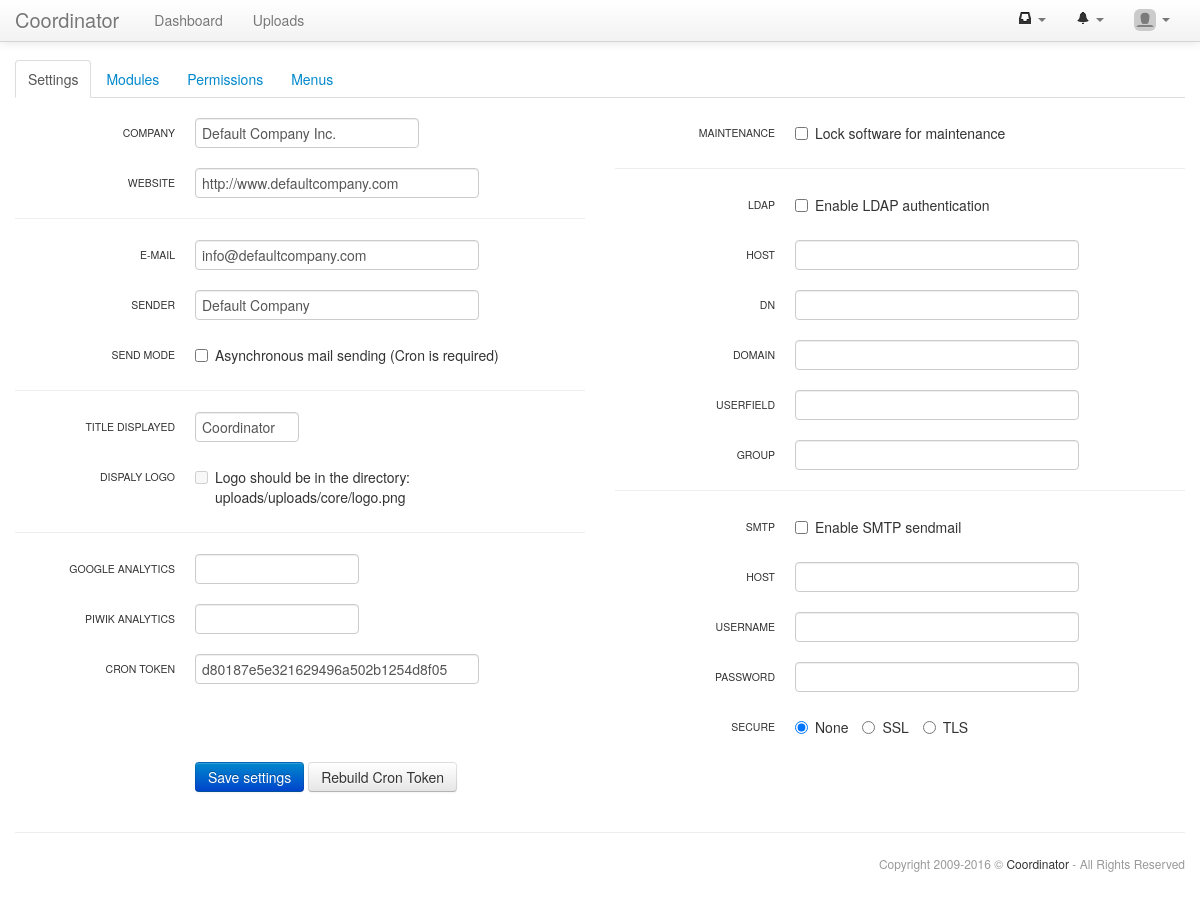
/settings/settings_edit.php?act=reset_cron (signed in), run on the app's committed database.
### tables this page shows
CREATE TABLE IF NOT EXISTS `settings_settings` (
  `code` varchar(255) NOT NULL,
  `value` varchar(255) DEFAULT NULL,
  PRIMARY KEY (`code`)
);

CREATE TABLE IF NOT EXISTS `settings_menus` (
  `id` int(11) NOT NULL AUTO_INCREMENT,
  `idMenu` int(11) NOT NULL DEFAULT '0',
  `menu` varchar(25) NOT NULL,
  `module` varchar(25) DEFAULT NULL,
  `url` varchar(255) DEFAULT NULL,
  `position` int(3) unsigned NOT NULL DEFAULT '0',
  PRIMARY KEY (`id`)
);

### core/structures/form.class.php (the view, shortened to what the rows shown need)
<?php
class str_form{
 private $current_field;
 protected $action;
 protected $method;
 protected $name;
 protected $class;
 protected $splitted;
 protected $controlGroup;
 protected $ff_array;
 protected $fc_array;
 public function __construct($action,$method="get",$name="form",$class="form-horizontal",$controlGroup=TRUE){
  $this->action=$action;
  $this->method=$method;
  $this->name=$name;
  $this->class=$class;
  $this->splitted=0;
  $this->controlGroup=$controlGroup;
  $this->current_field=-1;
  $this->ff_array=array();
  $this->fc_array=array();
  return TRUE;
 }
 function addField($type,$name,$label=NULL,$value=NULL,$class=NULL,$placeholder=NULL,$disabled=FALSE,$rows=7,$append=NULL,$readonly=FALSE){
  $this->current_field++;
  $ff=new stdClass();
  $ff->type=$type;
  $ff->name=$name;
  $ff->label=$label;
  $ff->value=$value;
  $ff->class=$class;
  $ff->placeholder=$placeholder;
  $ff->disabled=$disabled;
  $ff->rows=$rows;
  $ff->append=$append;
  $ff->options=NULL;
  $ff->readonly=$readonly;
  $this->ff_array[$this->current_field]=$ff;
  return TRUE;
 }
 function addFieldOption($value,$label,$checked=FALSE,$disabled=FALSE){
  $fo=new stdClass();
  $fo->value=$value;
  $fo->label=$label;
  $fo->checked=$checked;
  $fo->disabled=$disabled;
  if(!is_array($this->ff_array[$this->current_field]->options)){$this->ff_array[$this->current_field]->options=array();}
  $this->ff_array[$this->current_field]->options[]=$fo;
  return TRUE;
 }
 function addControl($type,$label,$class=NULL,$url=NULL,$confirm=NULL,$disabled=FALSE){
  $fc=new stdClass();
  $fc->type=$type;
  $fc->label=$label;
  $fc->class=$class;
  $fc->url=$url;
  $fc->confirm=addslashes($confirm);
  $fc->disabled=$disabled;
  $this->fc_array[]=$fc;
  return TRUE;
 }
 function addSeparator($tag="hr",$class=NULL){
  $this->current_field++;
  $ff=new stdClass();
  $ff->type="separator";
  $ff->tag=$tag;
  $ff->class=$class;
  $ff->options=NULL;
  $this->ff_array[$this->current_field]=$ff;
  return TRUE;
 }
 function splitOpen(){
  $this->current_field++;
  $ff=new stdClass();
  $ff->type="splitOpen";
  $this->ff_array[$this->current_field]=$ff;
  return TRUE;
 }
 function splitSpan(){
  $this->splitted++;
  $this->current_field++;
  $ff=new stdClass();
  $ff->type="splitSpan";
  $this->ff_array[$this->current_field]=$ff;
  return TRUE;
 }
 function splitClose(){
  $this->current_field++;
  $ff=new stdClass();
  $ff->type="splitClose";
  $this->ff_array[$this->current_field]=$ff;
  return TRUE;
 }
 function render($echo=TRUE){
  $return=NULL;
  $split_open=FALSE;
  if($this->splitted>0){
   $span=12/($this->splitted+1);
  }
  $return.="\n";
  $return.="<form action='".$this->action."' method='".$this->method."' name='".$this->name."' id='form_".$this->name."' class='".$this->class."' enctype='multipart/form-data'>\n\n";
  foreach($this->ff_array as $index=>$ff){
   $options=FALSE;
   if($ff->type=="splitOpen"){
    $split_open=TRUE;
    $return.="\n";
    $return.="<div class='row-fluid'>\n";
    $return.=" <div class='span".$span."'>\n\n";
   }
   if($ff->type=="splitSpan"){
    $return.=" </div>\n";
    $return.=" <div class='span".$span."'>\n\n";
    continue;
   }
   if($ff->type=="splitClose"){
    if($split_open){
     $split_open=FALSE;
     $return.=" </div>\n";
     $return.="</div>\n\n";
    }
    continue;
   }
   if($ff->type<>"separator" && $ff->type<>"title" && $ff->label<>NULL && $this->controlGroup){
    $return.="<div id='field_".$ff->name."' class='control-group'>\n";
   }
   if($ff->label<>NULL && $this->controlGroup){
    $return.=" <label class='control-label'>".$ff->label."</label>\n";
    if($ff->type<>"custom"){$return.=" <div class='controls'>\n";}
   }
   switch(strtolower($ff->type)){
    case "hidden":
    case "text":
    case "password":
     $return.="  <input type='".$ff->type."' name='".$ff->name."' id='".$this->name."_input_".$ff->name."' class='".$ff->class."' placeholder=\"".$ff->placeholder."\" value=\"".$ff->value."\"";
     $return.=">\n";
     break;
    case "checkbox":
    case "radio":
     $options=TRUE;
     break;
    case "separator":
     $return.="<".$ff->tag." class='".$ff->class."'>\n\n";
     break;
   }
   if($options){
    if(is_array($ff->options)){
     foreach($ff->options as $index=>$fo){
      switch(strtolower($ff->type)){
       case "checkbox":
        $return.="  <label class='".$ff->type." ".$ff->class."'>";
        $return.="<input type='".$ff->type."' name='".$ff->name."' id='".$this->name."_input_".$ff->name."_option_".$fo->value."' value=\"".$fo->value."\"";
        if($fo->disabled){$return.=" disabled='disabled'";}
        $return.=">".$fo->label."</label>\n";
        break;
       case "radio":
        $return.="  <label class='".$ff->type." ".$ff->class."'>";
        $return.="<input type='".$ff->type."' name='".$ff->name."' id='".$this->name."_input_".$ff->name."_option_".$fo->value."' value=\"".$fo->value."\"";
        if($fo->checked){$return.=" checked='checked'";}
        $return.=">".$fo->label."</label>\n";
        break;
      }
     }
    }
   }
   if($ff->label<>NULL && $this->controlGroup && $ff->type<>"custom"){$return.=" </div>\n";}
   if($ff->type<>"separator" && $ff->label<>NULL && $this->controlGroup){$return.="</div>\n\n";}
  }
  $return.="<script type='text/javascript'>\n";
  $return.=" function ".$this->name."_selectToggle(name,selected){\n";
  $return.="  $('#'+name+' option').each(function(){ $(this).attr('selected',selected); });\n";
  $return.=" };\n";
  $return.="</script>\n\n";
  if(is_array($this->fc_array)){
   if($this->controlGroup){
    $return.="<div class='control-group'>\n";
    $return.=" <div class='controls'>\n";
   }
   foreach($this->fc_array as $index=>$fc){
    if($fc->disabled){$disabled=" disabled='disabled'";$fc->url="#";$fc->confirm=NULL;}else{$disabled=NULL;}
    if(strlen($fc->confirm)){$confirm=" onClick=\"return confirm('".$fc->confirm."')\"";}else{$confirm=NULL;}
    switch(strtolower($fc->type)){
     case "submit":
      $return.="  <input type='submit' name='".$this->name."_submit'";
      $return.=" id='".$this->name."_control_submit' class='btn btn-primary ".$fc->class."'";
      $return.=$disabled.$confirm." value=\"".$fc->label."\">\n";
      break;
     case "button":
     case "link":
      $return.="  <a href='".$fc->url."' ";
      if(strtolower($fc->type)=="button"){$return.="class='btn ".$fc->class."'";}
       else{$return.="class='".$fc->class."'";}
      $return.=" id='".$this->name."_control_".$index."'".$disabled.$confirm.">".$fc->label."</a>\n";
      break;
    }
   }
  }
  if($this->controlGroup){$return.=" </div>\n</div>\n\n";}
  $return.="</form>\n\n";
  if($echo){echo $return;return TRUE;}else{return $return;}
 }
}
?>

### core/html.class.php (shortened to what the rows shown need)
<?php
class HTML{
public function header($title="",$nav="dashboard",$navbar=TRUE){
 if($title<>""){$title=$title." - ".api_getOption('title');}else{$title=api_getOption('title');}
?>
<!DOCTYPE html>
<html lang="it">
<head>
 <meta name="owner" content="<?php echo api_getOption('owner'); ?>">
 <link href="<?php echo $GLOBALS['dir']."core/pace-loader/pace.flash.css";?>" rel="stylesheet">
 <link href="<?php echo $GLOBALS['dir']."core/bootstrap/css/bootstrap.min.css";?>" rel="stylesheet">
 <link href="<?php echo $GLOBALS['dir']."core/bootstrap/css/bootstrap-custom.css";?>" rel="stylesheet">
 <link href="<?php echo $GLOBALS['dir']."core/bootstrap/css/bootstrap-responsive.css";?>" rel="stylesheet">
 <link href="<?php echo $GLOBALS['dir']."core/bootstrap-datetimepicker/css/bootstrap-datetimepicker.min.css";?>" rel="stylesheet">
 <link href="<?php echo $GLOBALS['dir']."core/bootstrap-markdown/css/bootstrap-markdown.min.css";?>" rel="stylesheet">
 <link href="<?php echo $GLOBALS['dir']."core/bootstrap-select2/select2.css";?>" rel="stylesheet">
 <link href="<?php echo $GLOBALS['dir']."core/bootstrap-slider/css/bootstrap-slider.min.css";?>" rel="stylesheet">
 <link href="<?php echo $GLOBALS['dir']."core/bootstrap-wysihtml5/css/bootstrap-wysihtml5.css";?>" rel="stylesheet">
 <link href="<?php echo $GLOBALS['dir']."core/bootstrap-tagsinput/css/bootstrap-tagsinput.css";?>" rel="stylesheet">
 <link href="<?php echo $GLOBALS['dir']."core/shadowbox/shadowbox.css";?>" rel="stylesheet">
 <link href="<?php echo $GLOBALS['dir']."core/template.css";?>" rel="stylesheet">
</head>
<body <?php if(api_baseName()=="login.php"){echo "class='login-background'";}?>>
 <div class="navbar navbar-fixed-top">
  <div class="navbar-inner">
   <div class="container">
    <?php
     if(file_exists("../uploads/uploads/core/logo.png") && api_getOption('show_logo')){
      echo "<a class='brand-logo' href='".$GLOBALS['dir']."index.php'><img src='".$GLOBALS['dir']."uploads/uploads/core/logo.png'></a>\n";
     }else{
      echo "<a class='brand' href='".$GLOBALS['dir']."index.php'>".api_getOption('title')."</a>\n";
     }
    ?>
    <?php if($navbar){ ?>
    <div class="nav-collapse collapse">
     <ul class="nav">
      <?php
       function html_get_menus($idMenu=1,$level=0){
        $menus_array=array();
        $menus=$GLOBALS['db']->query("SELECT * FROM settings_menus WHERE idMenu='".$idMenu."' ORDER BY position ASC");
        while($menu=$GLOBALS['db']->fetchNextObject($menus)){
         $menu->submenus=array();
         $menu->submenus=html_get_menus($menu->id,($level+1));
         $menu->modules=array();
         if($menu->module){$menu->modules[]=$menu->module;}
         $menus_array[$menu->id]=$menu;
        }
        return $menus_array;
       }
       function html_print_menu($menus_array,$nav,$level=0){
        foreach($menus_array as $menu){
         echo "<li class=\"";
         if(in_array($nav,$menu->modules)){echo "active ";}
         if(count($menu->submenus)){
          if($level==0){
           echo "dropdown\">";
           echo "<a href='#' class='dropdown-toggle' data-toggle='dropdown'>";
           echo stripslashes($menu->menu)." <b class='caret'></b></a>\n";
           html_print_menu_spaces($level);
           echo "<ul class='dropdown-menu'>\n";
          }else{
           echo "dropdown-submenu\">";
           echo "<a href='#'>".stripslashes($menu->menu)."</a>\n";
           html_print_menu_spaces($level);
           echo "<ul class='dropdown-menu'>\n";
          }
          html_print_menu($menu->submenus,$nav,($level+1));
          html_print_menu_spaces($level);
          echo "</ul>\n";
          html_print_menu_spaces($level);
         }else{
          echo "\"><a href='".$GLOBALS['dir'].$menu->module."/".$menu->url."'>".stripslashes($menu->menu)."</a>";
         }
         echo "</li>\n";
        }
       }
       $menus_array=html_get_menus();
       html_print_menu($menus_array,$nav);
      ?>
     </ul>
     <ul class="nav pull-right">
     </ul>
    </div>
    <?php } ?>
   </div>
  </div>
 </div>
 <div class="container">
<?php
}
public function footer($wiki_link=NULL,$copyright=TRUE){
?>
 </div>
</body>
</html>
<?php
}
}
?>

### data on the page
settings_settings: value "Coordinator", label "TITLE DISPLAYED", title "Coordinator"
settings_menus: menu "Uploads"
settings_settings: label "COMPANY", owner "Default Company Inc."
settings_settings: label "WEBSITE", owner_url "http://www.defaultcompany.com"
settings_settings: label "E-MAIL", owner_mail "info@defaultcompany.com"
settings_settings: label "SENDER", owner_mail_from "Default Company"

### other printed values
api_text("core-menu-dashboard") "Dashboard"
$nt->label "Settings"
$nt->label "Modules"
$nt->label "Permissions"
$nt->label "Menus"
$ff->label "SEND MODE"
$fo->label "Asynchronous mail sending (Cron is required)"
$ff->label "DISPALY LOGO"
$fo->label "Logo should be in the directory: uploads/uploads/core/logo.png"
$ff->label "GOOGLE ANALYTICS"
$ff->label "PIWIK ANALYTICS"
$ff->label "CRON TOKEN"
$ff->label "MAINTENANCE"
$fo->label "Lock software for maintenance"
$ff->label "LDAP"
